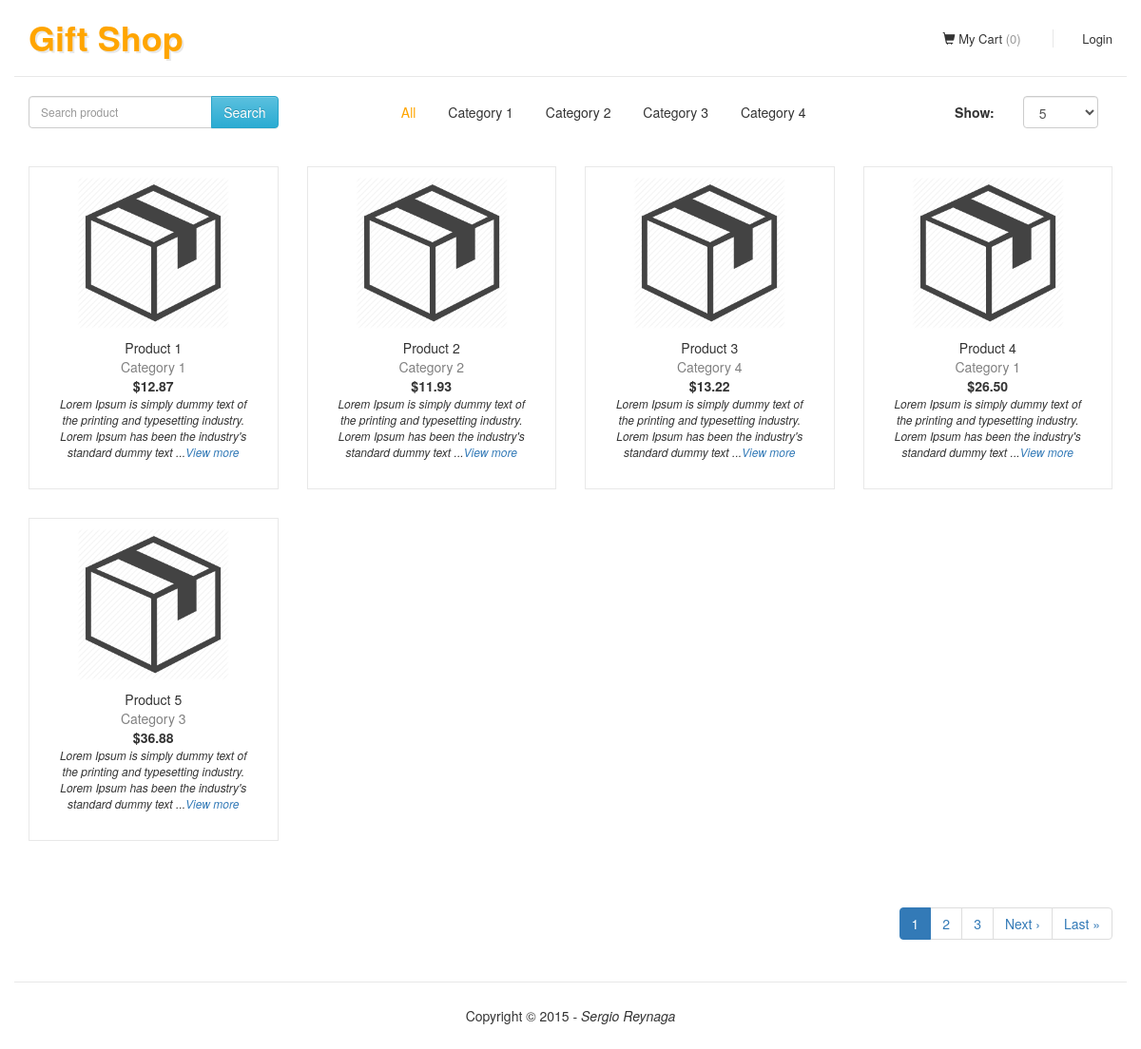
The page / on the database its author committed.
### tables this page shows
CREATE TABLE IF NOT EXISTS `categories` (
  `id` int(11) NOT NULL,
  `name` varchar(255) NOT NULL,
  `status` int(11) NOT NULL DEFAULT '1'
);

CREATE TABLE IF NOT EXISTS `products` (
  `id` int(11) NOT NULL,
  `name` varchar(255) NOT NULL,
  `description` text NOT NULL,
  `price` float NOT NULL,
  `id_category` int(11) NOT NULL,
  `image` varchar(255) NOT NULL DEFAULT 'product.png'
);

### application/controllers/Products.php (called while the page is built, shortened)
<?php
class Products extends CI_Controller {
	public function __construct() {
		$this->load->model('products_model');
		$this->load->model('categories_model');
		$this->load->library('pagination');
		$this->load->library('cart');
		$this->load->helper('cookie');
	}
	public function index( $numCategory = 0 ) {
		$strSearch        = ( $this->input->get('query') != '' ) ? $this->input->get('query', true) : '';
		$numTotalProducts = $this->products_model->getTotalProducts($numCategory, $strSearch);
		$arrCategories    = $this->categories_model->getAllActiveCategories();
		$mixCategory      = ( $numCategory > 0 ) ? $numCategory : 'all';
		$numProductsPerPage = ( get_cookie('products_per_page') ) ? get_cookie('products_per_page') : products_model::TOTAL_PRODUCTS_PER_PAGE;
		$arrPaginationConfig['base_url']         = base_url() . 'products/' . $mixCategory;
		$arrPaginationConfig['total_rows']       = $numTotalProducts;
		$arrPaginationConfig['per_page']         = $numProductsPerPage;
		$arrPaginationConfig['uri_segment']      = 3;
		$this->pagination->initialize($arrPaginationConfig);
		$numPage = ( $this->uri->segment(3) ) ? $this->uri->segment(3) : 0;
		$arrProducts = $this->products_model->getProducts($numCategory, $strSearch, $numProductsPerPage, $numPage);
		$arrData['strTitle']            = 'Products';
		$arrData['strTemplate']         = 'products/index';
		$arrData['arrProducts']         = $arrProducts;
		$arrData['arrCategories']       = $arrCategories;
		$arrData['numCategory']         = $numCategory;
		$arrData['strSearch']           = $strSearch;
		$arrData['numProductsPerPage']  = $numProductsPerPage;
		$arrData['strPagination']       = $this->pagination->create_links();
		$arrData['numTotalCarProducts'] = $this->cart->total_items();
		$this->load->view('layout/general', $arrData);
	}
}

### index.php (called while the page is built, shortened)
<?php
require_once BASEPATH.'core/CodeIgniter.php';

### application/models/Categories_model.php (called while the page is built, shortened)
<?php
class Categories_model extends CI_Model {
	private function _getTable() {
		return 'categories';
	}
	public function getAllActiveCategories() {
		$this->db->select('id, name');
		$this->db->where('status', self::ACTIVE_STATUS);
		$oQuery = $this->db->get($this->_getTable());
		return $oQuery->result();
	}
}

### application/models/Products_model.php (called while the page is built, shortened)
<?php
class Products_model extends CI_Model {
	public function getProducts( $numCategory = 0, $strSearch = '', $numLimit = 0, $numStart = 0 ) {
		$this->db->select('p.id AS product_id, p.name AS product_name, p.description, p.price, p.id_category, p.image');
		$this->db->select('c.id AS category_id, c.name AS category_name');
		$this->db->from('products AS p');
		$this->db->join('categories AS c', 'p.id_category = c.id', 'LEFT');
		$this->db->order_by('p.id', 'asc');
		$this->db->limit($numLimit, $numStart);
		$oQuery = $this->db->get();
		return $oQuery->result();
	}
}

### application/views/products/index.php (the view, shortened to what this page needs)
<div class="row products-row">
	<div class="col-md-3 text-center search-container">
		<form action="" method="get">
			<div class="input-group">
				<input type="text" name="query" placeholder="Search product" class="form-control" value="<?php echo $strSearch; ?>" />
				<span class="input-group-btn">
					<button class="btn btn-info btn-flat">Search</button>
				</span>
			</div>
		</form>
	</div>
	<div class="col-md-6 text-right category-container">
		<a href="<?php echo base_url('products/all'); ?>" <?php echo ( $numCategory == 0 ) ? 'class="active"' : ''; ?>>All</a>
		<?php foreach ( $arrCategories as $numKey => $oCategory ) { ?>
			<a href="<?php echo base_url('products') . '/' . $oCategory->id; ?>" <?php echo ( $numCategory == $oCategory->id ) ? 'class="active"' : ''; ?>><?php echo $oCategory->name; ?></a>
		<?php } ?>
	</div>
	<div class="col-md-3 text-right per-page-container">
		<form action="" id="show-products-per-page" method="post">
			<label for="products_per_page" class="col-md-7 text-right show-per-page-label">Show:</label>
			<div class="col-md-5">
				<select name="products_per_page" class="form-control" id="select-per-page">
					<option value="5" <?php echo ( $numProductsPerPage == 5 ) ? 'selected' : ''; ?>>5</option>
				</select>
			</div>
		</form>
	</div>
</div>
<div class="row products-row products-table">
	<?php if ( count($arrProducts) > 0 ) { ?>
		<?php foreach ( $arrProducts as $numKey => $oProduct ) { ?>
			<div class="col-md-3 text-center pic-row">
				<div class="product-row">
					<div class="col-md-12 pic-container">
						<a href="#">
							<img src="<?php echo base_url('includes/images') . '/' . $oProduct->image; ?>" alt="<?php echo $oProduct->product_name; ?>">
						</a>
					</div>
					<div class="pic-info-container">
						<div class="col-md-12">
							<span><?php echo $oProduct->product_name; ?></span>
						</div>
						<div class="col-md-12">
							<span class="category"><?php echo $oProduct->category_name; ?></span>
						</div>
						<div class="col-md-12">
							<span class="price">$<?php echo number_format($oProduct->price, 2); ?></span>
						</div>
						<div class="col-md-12 product-description">
							<?php echo substr($oProduct->description, 0, 130); ?>
							...<a href="<?php echo base_url('view_products/view') . '/' . $oProduct->product_id; ?>">View more</a>
						</div>
					</div>
				</div>
			</div>
		<?php } ?>
	<?php } else { ?>
		<div class="col-md-12 no-data-row">
			<i>No data found.</i>
		</div>
	<?php } ?>
</div>
<div class="row">
	<div class="col-md-12 text-right">
		<?php echo $strPagination; ?>
	</div>
</div>

### application/config/pagination.php (shortened to what this page needs)
<?php  if ( ! defined('BASEPATH')) exit('No direct script access allowed');
$config['full_tag_open']   = '<ul class="pagination pagination-md">';
$config['full_tag_close']  = '</ul>';
$config['num_tag_open']    = '<li>';
$config['num_tag_close']   = '</li>';
$config['cur_tag_open']    = '<li class="active"><span>';
$config['cur_tag_close']   = '<span></span></span></li>';
$config['next_tag_open']   = '<li>';
$config['next_tag_close']  = '</li>';
$config['last_tag_open']   = '<li>';
$config['last_tag_close']  = '</li>';

### application/views/layout/general.php (shortened to what this page needs)
<!DOCTYPE html>
<html lang="en">
	<head>
		<link rel="stylesheet" href="<?php echo base_url('includes/css/bootstrap.min.css'); ?>" />
		<link rel="stylesheet" href="<?php echo base_url('includes/css/bootstrap-theme.min.css'); ?>" />
		<link rel="stylesheet" href="<?php echo base_url('includes/css/all.css'); ?>" />
	</head>
	<body>
		<div class="container top-nav-container">
			<div class="row">
				<div class="col-md-4 logo-container">
					<a href="<?php echo base_url(); ?>">
						<h1>Gift Shop</h1>
					</a>
				</div>
				<div class="col-md-8 text-right cart-and-login-container">
					<a href="<?php echo base_url('cart'); ?>" class="my-cart-link">
						<li class="glyphicon glyphicon-shopping-cart"></li>
						My Cart <span class="cart-counter">(<?php echo $numTotalCarProducts; ?>)</span>
					</a>
					<?php if ( $this->session->userdata('loggued') ) { ?>
						<span class="logut-link">
							<?php echo $this->session->userdata('username'); ?>
							<?php if ( $this->session->userdata('is_admin') ) { ?>
								/ <a href="<?php echo base_url('admin'); ?>">Admin</a>
							<?php } ?>
							(<a href="<?php echo base_url('users/logout'); ?>">Logout</a>)
						</span>
					<?php } else { ?>
						<a href="<?php echo base_url('users'); ?>" class="login-link">Login</a>
					<?php } ?>
				</div>
			</div>
		</div>
		<div class="container main-container">
			<?php
			$this->load->view($strTemplate);
			?>
		</div>
		<div class="container footer">
			<div class="col-md-12 text-center">
				Copyright &copy; <?php echo date('Y'); ?> - <i>Sergio Reynaga</i>
			</div>
		</div>
	</body>
</html>

### includes/css/all.css (style rules this page uses)
.main-container { margin-top: 20px; }
h1 { color: orange; text-shadow: 2px 2px #e8e8e8; font-weight: bold; }
.top-nav-container { border-bottom: 1px solid #e8e8e8; padding-bottom: 10px; }
.top-nav-container .logo-container a { color: #333; text-decoration: none; }
.top-nav-container .cart-and-login-container { padding-top: 30px; }
.top-nav-container .cart-and-login-container a { color: #333333; outline: 0; text-decoration: none; font-size: 13px; }
.top-nav-container .cart-and-login-container .my-cart-link { padding: 0 30px; border-right: 1px solid #e8e8e8; }
.top-nav-container .cart-and-login-container .cart-counter { color: #999; }
.top-nav-container .cart-and-login-container .login-link { padding-left: 30px; }
.search-container input[type="text"] { font-size: 12px; color: #999; }
.products-row { margin-bottom: 20px; }
.products-table { margin-top: 40px; }
.products-table .product-row { border: 1px solid #e8e8e8; padding: 10px; min-height: 340px; }
.products-table .pic-row { margin-bottom: 30px; }
.products-table img { width: 160px; height: 160px; }
.pic-info-container { clear: left; padding-top: 10px; font-size: 14px; }
.pic-info-container .price { font-weight: bold; }
.pic-info-container .category { color: gray; }
.pic-info-container .product-description { font-size: 12px; font-style: italic; }
.category-container { padding-top: 7px; }
.category-container a { color: #333333; outline: 0; text-decoration: none; margin-right: 30px; }
.category-container a.active { color: orange; }
.show-per-page-label { padding-top: 7px; }
.footer { border-top: 1px solid #e8e8e8; padding: 25px; margin-top: 20px; }

### rows shown on the page
categories: name "Category 1"
categories: name "Category 2"
categories: name "Category 3"
categories: name "Category 4"
products: image (picture), name "Product 1", id_category.name "Category 1", price "12.87", description "Lorem Ipsum is simply dummy text of the printing and typesetting industry. Lorem Ipsum has been the industry's standard dummy text"
products: image (picture), name "Product 2", id_category.name "Category 2", price "11.93", description "Lorem Ipsum is simply dummy text of the printing and typesetting industry. Lorem Ipsum has been the industry's standard dummy text"
products: image (picture), name "Product 3", id_category.name "Category 4", price "13.22", description "Lorem Ipsum is simply dummy text of the printing and typesetting industry. Lorem Ipsum has been the industry's standard dummy text"
products: image (picture), name "Product 4", id_category.name "Category 1", price "26.50", description "Lorem Ipsum is simply dummy text of the printing and typesetting industry. Lorem Ipsum has been the industry's standard dummy text"
products: image (picture), name "Product 5", id_category.name "Category 3", price "36.88", description "Lorem Ipsum is simply dummy text of the printing and typesetting industry. Lorem Ipsum has been the industry's standard dummy text"

### other values the page prints
$numTotalCarProducts "0"
$strPagination "1 2 3 Next › Last »"
